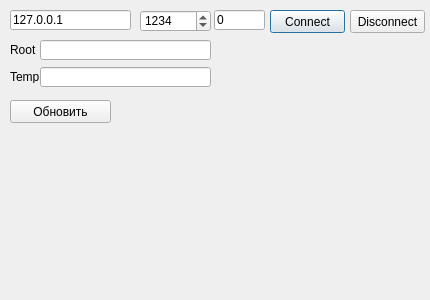
<?xml version="1.0" encoding="UTF-8"?>
<ui version="4.0">
 <class>Dialog</class>
 <widget class="QDialog" name="Dialog">
  <property name="geometry">
   <rect>
    <x>0</x>
    <y>0</y>
    <width>430</width>
    <height>300</height>
   </rect>
  </property>
  <property name="windowTitle">
   <string>Server</string>
  </property>
  <widget class="QLineEdit" name="leAddres">
   <property name="geometry">
    <rect>
     <x>10</x>
     <y>10</y>
     <width>121</width>
     <height>20</height>
    </rect>
   </property>
   <property name="text">
    <string>127.0.0.1</string>
   </property>
   <property name="readOnly">
    <bool>false</bool>
   </property>
  </widget>
  <widget class="QSpinBox" name="sbPort">
   <property name="geometry">
    <rect>
     <x>140</x>
     <y>10</y>
     <width>71</width>
     <height>22</height>
    </rect>
   </property>
   <property name="readOnly">
    <bool>false</bool>
   </property>
   <property name="maximum">
    <number>9999</number>
   </property>
   <property name="value">
    <number>1234</number>
   </property>
  </widget>
  <widget class="QPushButton" name="pbConnect">
   <property name="geometry">
    <rect>
     <x>270</x>
     <y>10</y>
     <width>75</width>
     <height>23</height>
    </rect>
   </property>
   <property name="text">
    <string>Connect</string>
   </property>
  </widget>
  <widget class="QPushButton" name="pbDisconnect">
   <property name="geometry">
    <rect>
     <x>350</x>
     <y>10</y>
     <width>75</width>
     <height>23</height>
    </rect>
   </property>
   <property name="text">
    <string>Disconnect</string>
   </property>
  </widget>
  <widget class="QLineEdit" name="leCountClients">
   <property name="enabled">
    <bool>true</bool>
   </property>
   <property name="geometry">
    <rect>
     <x>214</x>
     <y>10</y>
     <width>51</width>
     <height>20</height>
    </rect>
   </property>
   <property name="text">
    <string>0</string>
   </property>
   <property name="readOnly">
    <bool>true</bool>
   </property>
  </widget>
  <widget class="QPushButton" name="pbAddNew">
   <property name="geometry">
    <rect>
     <x>10</x>
     <y>100</y>
     <width>101</width>
     <height>23</height>
    </rect>
   </property>
   <property name="text">
    <string>Обновить</string>
   </property>
  </widget>
  <widget class="QLineEdit" name="leRoot">
   <property name="geometry">
    <rect>
     <x>40</x>
     <y>40</y>
     <width>171</width>
     <height>20</height>
    </rect>
   </property>
   <property name="readOnly">
    <bool>false</bool>
   </property>
  </widget>
  <widget class="QLabel" name="label">
   <property name="geometry">
    <rect>
     <x>10</x>
     <y>43</y>
     <width>46</width>
     <height>13</height>
    </rect>
   </property>
   <property name="text">
    <string>Root</string>
   </property>
  </widget>
  <widget class="QLineEdit" name="leTemp">
   <property name="geometry">
    <rect>
     <x>40</x>
     <y>67</y>
     <width>171</width>
     <height>20</height>
    </rect>
   </property>
  </widget>
  <widget class="QLabel" name="label_2">
   <property name="geometry">
    <rect>
     <x>10</x>
     <y>70</y>
     <width>46</width>
     <height>13</height>
    </rect>
   </property>
   <property name="text">
    <string>Temp</string>
   </property>
  </widget>
 </widget>
 <layoutdefault spacing="6" margin="11"/>
 <resources/>
 <connections>
  <connection>
   <sender>pbConnect</sender>
   <signal>clicked()</signal>
   <receiver>Dialog</receiver>
   <slot>OnConnect()</slot>
   <hints>
    <hint type="sourcelabel">
     <x>250</x>
     <y>21</y>
    </hint>
    <hint type="destinationlabel">
     <x>247</x>
     <y>43</y>
    </hint>
   </hints>
  </connection>
  <connection>
   <sender>pbDisconnect</sender>
   <signal>clicked()</signal>
   <receiver>Dialog</receiver>
   <slot>OnDisconnect()</slot>
   <hints>
    <hint type="sourcelabel">
     <x>329</x>
     <y>25</y>
    </hint>
    <hint type="destinationlabel">
     <x>329</x>
     <y>40</y>
    </hint>
   </hints>
  </connection>
  <connection>
   <sender>pbAddNew</sender>
   <signal>clicked()</signal>
   <receiver>Dialog</receiver>
   <slot>OnAddNew()</slot>
   <hints>
    <hint type="sourcelabel">
     <x>64</x>
     <y>113</y>
    </hint>
    <hint type="destinationlabel">
     <x>73</x>
     <y>81</y>
    </hint>
   </hints>
  </connection>
 </connections>
 <slots>
  <slot>OnConnect()</slot>
  <slot>OnDisconnect()</slot>
  <slot>OnAddNew()</slot>
  <slot>OnClearModels()</slot>
 </slots>
</ui>
